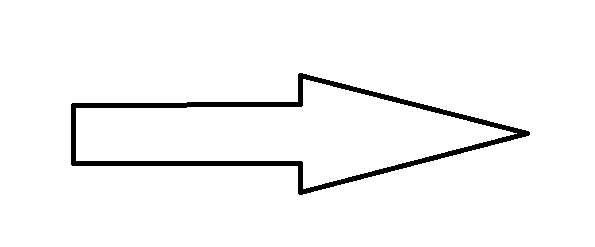
#> input picture Code/Arrow_detect/arrow_1.png, 595 x 247 px
$ python arrow_detection_hough_lines.py
#> lines starting #> are read from the running program, lines starting #| are printed output that depends on the picture; after the words box and inside, x2 and y2 are one past the last pixel; in counts of white or black regions, pixels touching at a corner belong together
import cv2, numpy as np, argparse

#ap = argparse.ArgumentParser()
#ap.add_argument("-i", "--image", help = "path to the image file")
#args = vars(ap.parse_args())
img = cv2.imread("arrow_1.png")
#> img is the input picture: shape (247, 595, 3); 96.5% white; 1 black region, box (x1, y1, x2, y2) and area: (71, 73, 530, 195) 5157
cv2.imshow("img",img)
#convert the image to grayscale
gray = cv2.cvtColor(img,cv2.COLOR_BGR2GRAY)
#apply canny edge detection to the image
edges = cv2.Canny(gray,50,150,apertureSize = 3)
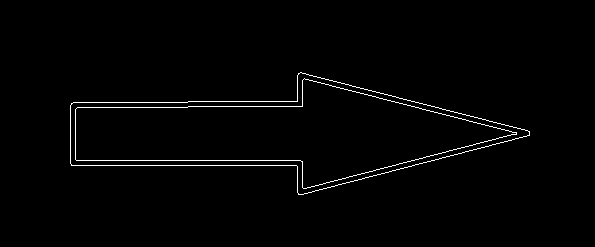
#> edges: shape (247, 595); 1.4% white in thin lines or dots, all inside (x1, y1, x2, y2) = (70, 72, 530, 195)
#show what the image looks like after the application of previous functions
cv2.imshow("canny'd image", edges)
cv2.waitKey(0)
#perform HoughLines on the image
lines = cv2.HoughLines(edges,1,np.pi/180,20)
#> lines = 253 rows, first 8: [160, 1.57], [165, 1.57], [3, 1.82], [-2, 1.82], [261, 1.31], [102, 1.57], [106, 1.57], [266, 1.31]
#create an array for each direction, where array[0] indicates one of the lines and array[1] indicates the other, which if both > 0 will tell us the orientation
left = [0, 0]
right = [0, 0]
up = [0, 0]
down = [0, 0]
#iterate through the lines that the houghlines function returned
for object in lines:
    theta = object[0][1]
    rho = object[0][0]
    #cases for right/left arrows
    if ((np.round(theta, 2)) >= 1.0 and (np.round(theta, 2)) <= 1.1) or ((np.round(theta,2)) >= 2.0 and (np.round(theta,2)) <= 2.1):
        if (rho >= 20 and rho <=  30):
            left[0] += 1
        elif (rho >= 60 and rho <= 65):
            left[1] +=1
        elif (rho >= -73 and rho <= -57):
            right[0] +=1
        elif (rho >=148 and rho <= 176):
            right[1] +=1
    #cases for up/down arrows
    elif ((np.round(theta, 2)) >= 0.4 and (np.round(theta,2)) <= 0.6) or ((np.round(theta, 2)) >= 2.6 and (np.round(theta,2))<= 2.7):
        if (rho >= -63 and rho <= -15):
            up[0] += 1
        elif (rho >= 67 and rho <= 74):
            down[1] += 1
            up[1] += 1
        elif (rho >= 160 and rho <= 171):
            down[0] += 1
#> this loop made 253 passes
#> (object, theta, rho) on passes 1 to 3: ([[160, 1.57]], 1.57, 160), ([[165, 1.57]], 1.57, 165), ([[3, 1.82]], 1.82, 3)
#> after the loop, down = [0, 0]; left = [0, 0]; right = [0, 0]; up = [0, 0]

if left[0] >= 1 and left[1] >= 1:
    print("left")
elif right[0] >= 1 and right[1] >= 1:
    print("right")
elif up[0] >= 1 and up[1] >= 1:
    print("up")
elif down[0] >= 1 and down[1] >= 1:
    print("down")

print(up, down, left, right)
#| [0, 0] [0, 0] [0, 0] [0, 0]
